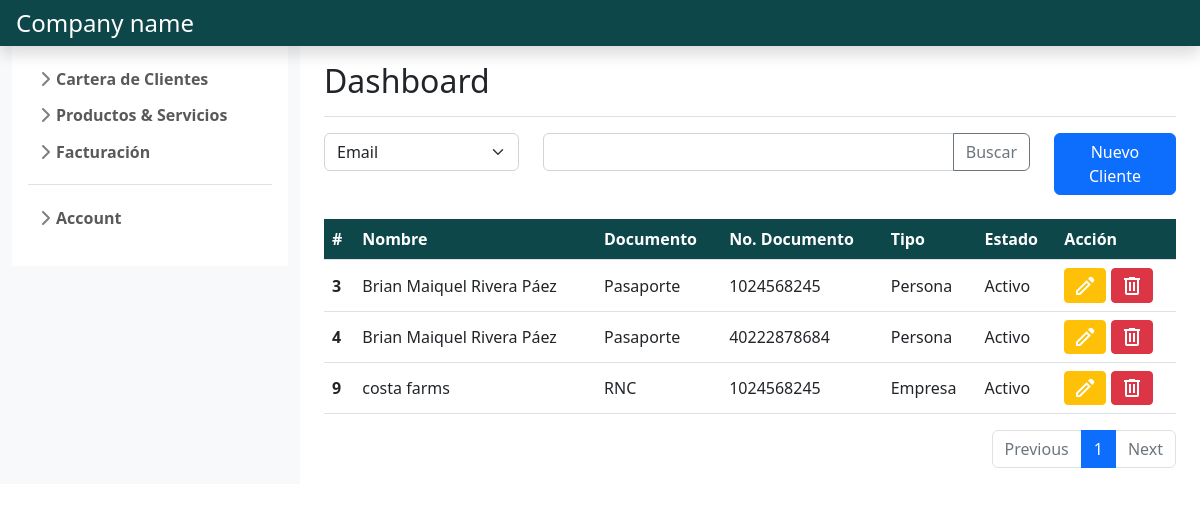
Page /customers_management/gestion_clientes/ (signed in) on the committed database.
### customers_management/models.py (models this page shows, shortened)
class Cliente(models.Model):
    TIPO_CLIENTE_CHOICES= [(1, 'Empresa'),
                           (2, 'Persona'),
                        ]
    tipo= models.IntegerField(choices= TIPO_CLIENTE_CHOICES, default=2)
    iddocumento= models.CharField(max_length=12)
    tipo_documento= models.ForeignKey(TipoDocumento, on_delete= models.CASCADE, default=1)
    razon_social= models.CharField(max_length=100, unique= True, null= True)
    nombre= models.CharField(max_length=25, null= True)
    apellido1= models.CharField(max_length= 15, null= True)
    apellido2= models.CharField(max_length= 15, null= True, blank= True)
    telefono= models.CharField(max_length=15, null= True, blank= True)
    direccion= models.CharField(max_length=100, null= True, blank= True)
    email= models.EmailField(max_length=30, null= True, blank= True)
    estado= models.BooleanField(default=True)
    creado= models.DateTimeField(auto_now_add=True)
    actualizado= models.DateTimeField(auto_now=True)
    class Meta:
        constraints = [UniqueConstraint(fields=['iddocumento', 'tipo_documento'], name='unique_document'),]

class TipoDocumento(models.Model):
    nombre= models.CharField(max_length= 15)
    estado= models.BooleanField(default=True)
    creado= models.DateTimeField(auto_now_add=True)
    actualizado= models.DateTimeField(auto_now=True)
    def __str__(self):
        return self.nombre

### customers_management/views.py (the view)
# urls.py: path('gestion_clientes/', views.gestion_clientes, name='gestion clientes'),
@login_required
def gestion_clientes(request):
    if request.method == 'GET':
        cliente= Paginator(Cliente.objects.all().order_by('id'), 10)
        if request.GET.get('page'):
            page_number= request.GET.get('page')
            cliente_page= cliente.get_page(page_number)
            return render(request, 'gestion_clientes.html',
                            {'clientes': cliente_page,
                             'form': FormCrearClientePersona}
                        )
        else:
            cliente_page= cliente.get_page(1)
            return render(request, 'gestion_clientes.html',
                            {'clientes': cliente_page,
                             'form': FormCrearClientePersona}
                        )

### customers_management/templates/gestion_clientes.html (shortened to what this page needs)
{% extends "base.html" %}
{% load static %}
{% block content %}
    <div class="row">
        <div class="col-md-3">
            <select class="form-select" id="inputGroupSelect01">
                {% for field in form %}
                <option value="{{field.label}}" selected>{{field.label}}</option>
                {% endfor %}
            </select>
        </div>
        <div class="col-md-7">
            <div class="input-group mb-3 ">
                <input type="text" class="form-control" aria-label="Text input with dropdown button">
                <button class="btn btn-outline-secondary" type="button" id="button-addon1">Buscar</button>
            </div>
        </div>
        <div class="col-md-2">
            <a class="btn btn-primary" href="{% url 'crear cliente' %}">Nuevo Cliente</a>
        </div>
    </div>
    <br>
    <table class="table table-hover align-middle">
        <thead class="text-white" style="background-color: #0E4749;">
            <tr>
                <th scope="col">#</th>
                <th scope="col">Nombre</th>
                <th scope="col">Documento</th>
                <th scope="col">No. Documento</th>
                <th scope="col">Tipo</th>
                <th scope="col">Estado</th>
                <th scope="col">Acción</th>
            </tr>
        </thead>
        <tbody>
            {% for cliente in clientes %}
            <tr>
                <th scope="row">{{cliente.id}}</th>
                <td>{% if cliente.tipo == 2 %} {{cliente.nombre}} {{cliente.apellido1}} {{cliente.apellido2}} {% else %} {{cliente.razon_social}} {% endif %}</td>
                <td>{{cliente.tipo_documento}}</td>
                <td>{{cliente.iddocumento}}</td>
                <td>{{cliente.get_tipo_display}}</td>
                <td>{% if cliente.estado %}Activo{% else %}Inactivo{% endif %}</td>
                <td>
                    <a class="btn btn-sm btn-warning" href="{% url 'modificar cliente' cliente.id %}" role="button">
                        <svg xmlns="http://www.w3.org/2000/svg" height="24" width="24" style="fill:#FFF"><path d="M5 19h1.4l8.625-8.625-1.4-1.4L5 17.6ZM19.3 8.925l-4.25-4.2 1.4-1.4q.575-.575 1.413-.575.837 0 1.412.575l1.4 1.4q.575.575.6 1.388.025.812-.55 1.387ZM17.85 10.4 7.25 21H3v-4.25l10.6-10.6Zm-3.525-.725-.7-.7 1.4 1.4Z"/></svg>
                    </a>
                    <button class="btn btn-sm btn-danger" data-bs-toggle="modal" data-bs-target="#exampleModalgestion" data-bs-whatever="{{cliente.id}}:{% if cliente.tipo == 2 %}{{cliente.nombre}} {{cliente.apellido1}} {{cliente.apellido2}}{% else %}{{cliente.razon_social}}{% endif %}">
                        <svg xmlns="http://www.w3.org/2000/svg" height="24" width="24" style="fill:#FFF"><path d="M7 21q-.825 0-1.412-.587Q5 19.825 5 19V6H4V4h5V3h6v1h5v2h-1v13q0 .825-.587 1.413Q17.825 21 17 21ZM17 6H7v13h10ZM9 17h2V8H9Zm4 0h2V8h-2ZM7 6v13Z"/></svg>
                    </button>
                </td>
            {% empty %}
                <th scope="row" colspan="7" class="text-center"> No hay cliente</th>
            </tr>
            {% endfor %}
        </tbody>
    </table>
    <nav aria-label="Page navigation example">
        <ul class="pagination justify-content-end">
            <li class="page-item {% if not clientes.has_previous %} disabled {% endif %}">
                <a class="page-link" {% if clientes.has_previous %} href="?page={{ clientes.previous_page_number }}" {% endif %}>Previous</a>
            </li>
            {% for i in clientes.paginator.page_range %}
              {% if i == clientes.number %}
                  <li class="page-item active">
                      <a class="page-link" href="#">{{ i }}</a>
                  </li>
              {% else %}
                  <li class="page-item">
                      <a class="page-link" href="?page={{ i }}">{{ i }}</a>
                  </li>
              {% endif %}
          {% endfor %}
          <li class="page-item {% if not clientes.has_next %} disabled {% endif %}" >
            <a class="page-link" {% if clientes.has_next %} href="?page={{ clientes.next_page_number }}" {% endif %}>Next</a>
          </li>
        </ul>
    </nav>
{% endblock %}

### main/static/style/css/sidebars.css (style rules this page uses)
body { min-height: 100vh; min-height: -webkit-fill-available; }
html { height: -webkit-fill-available; }

### rows in the picture
Cliente: id "3", nombre "Brian Maiquel", apellido1 "Rivera", apellido2 "Páez", tipo_documento "Pasaporte", iddocumento "1024568245", tipo "Persona", estado "Activo"
Cliente: id "4", nombre "Brian Maiquel", apellido1 "Rivera", apellido2 "Páez", tipo_documento "Pasaporte", iddocumento "40222878684", tipo "Persona", estado "Activo"
Cliente: id "9", razon_social "costa farms", tipo_documento "RNC", iddocumento "1024568245", tipo "Empresa", estado "Activo"

### other values in the picture
{{ i }} "1"
form field value "Email"
